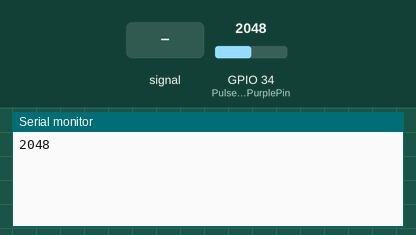
A sketch run on a simulated ESP32. Shown: the last lines printed to the serial monitor. The test bench sets the inputs (shaded band); at power-on: GPIO 34 (PulseSensorPurplePin) = 2048.

Above: at 2.8 s.
2.9 s: GPIO 34 (PulseSensorPurplePin) fed a 200 Hz sine of ±327 counts around its level
At 3.6 s:
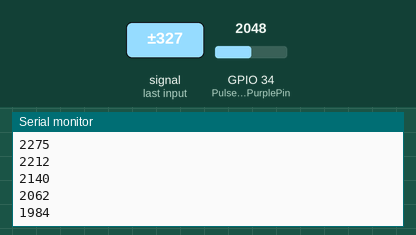
5.5 s: GPIO 34 (PulseSensorPurplePin) set to 2866
At 6.3 s:
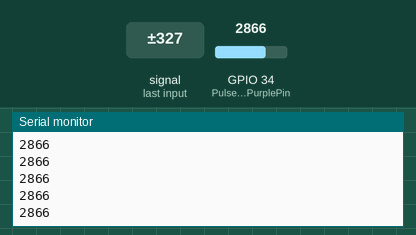
7.0 s: GPIO 34 (PulseSensorPurplePin) fed a 1000 Hz sine of ±1023 counts around its level
8.5 s: GPIO 34 (PulseSensorPurplePin) set to 3603
At 9.4 s:
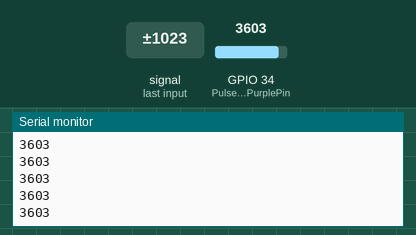
Timing chart, 0 to 11.0 s (numbered marks = the images above; inputs shaded):
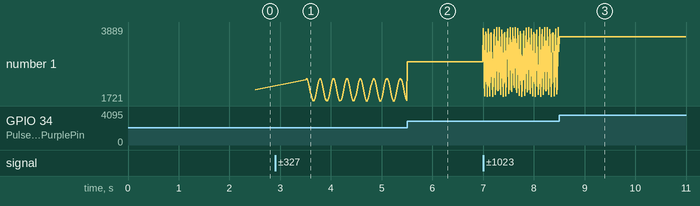

The sketch:

BPM_Pulse_Sensor.ino
```cpp
int PulseSensorPurplePin = 34;
int LED13 = 2;

int Signal;
int threshold = 0;

unsigned long time1=0;
unsigned long time2=0;


void setup() {
//  pinMode(LED13,OUTPUT);
  Serial.begin(9600);

}


void loop() {

  delay(2000);

  threshold=analogRead(34);

  for(int i=0;i<50;i++)
  {
    int x=analogRead(34);
    if(threshold<x)
    {
      threshold=x;
    }

    delay(10);
  }

  Serial.println(threshold);

  delay(1000);

  int count=0;

  for(int i=0;i<6000;i++)
  {

    Signal = analogRead(34);
    Serial.println(Signal);
    time2=millis();

    if(Signal>threshold*0.98 && (time2-time1)>500)
    {
      count++;
      Serial.print("c=");
      Serial.println(count);
      time1=millis();
    }

    if((time2-time1)<500)
    {
      digitalWrite(2,HIGH);
    }
    else
    {
      digitalWrite(2,LOW);
    }

    delay(10);
  }

   Serial.print("BPM=");
   Serial.println(count);

delay(5000);


}
```

Measured:
- after the input at 2.9 s, the serial monitor: prints a new line after 0.61 s (image 1)
- plotted number 1: 2048 → 1728 after the input at 2.9 s
